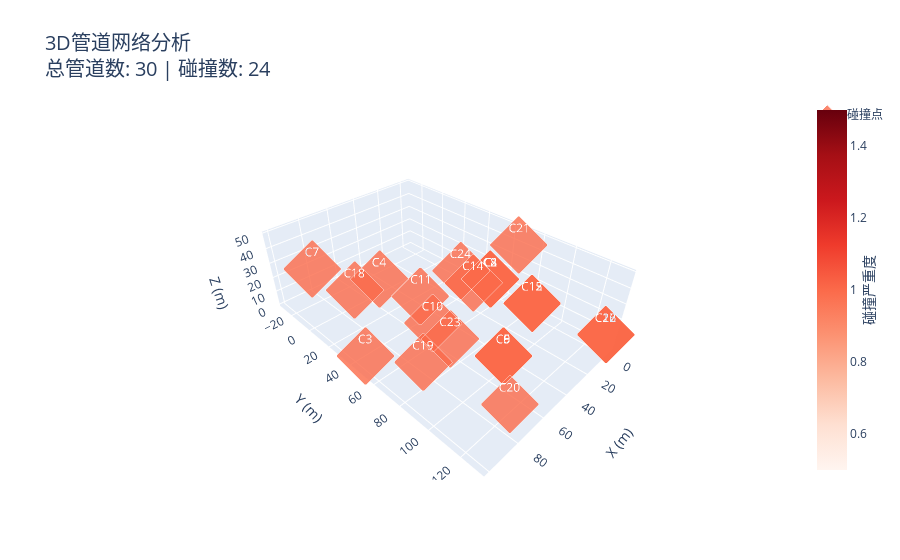

Notebook cell for this chart:
### Code cell
def visualize_network_3d_interactive(pipes, collision_info=None, width=1200, height=800):
    """使用Plotly创建交互式3D可视化"""
    # 创建3D图形
    fig = go.Figure()
    
    # ...现有的管道绘制代码...
    
    # 添加碰撞点可视化
    if collision_info:
        collision_points = []
        for collision in collision_info:
            pipe1 = pipes[collision['pair'][0]]
            pipe2 = pipes[collision['pair'][1]]
            
            # 计算碰撞点（使用最近点的中点作为估计）
            points1 = [pipe1['start'], pipe1['end']] + [bend['position'] for bend in pipe1.get('bends', [])]
            points2 = [pipe2['start'], pipe2['end']] + [bend['position'] for bend in pipe2.get('bends', [])]
            
            min_dist = float('inf')
            collision_point = None
            
            # 找到两个管道之间的最近点
            for p1 in points1:
                for p2 in points2:
                    dist = np.linalg.norm(p1 - p2)
                    if dist < min_dist:
                        min_dist = dist
                        collision_point = (p1 + p2) / 2
            
            if collision_point is not None:
                collision_points.append({
                    'point': collision_point,
                    'severity': collision['severity'],
                    'pipes': collision['pair']
                })
        
        # 添加碰撞点标记
        if collision_points:
            x_cols = [p['point'][0] for p in collision_points]
            y_cols = [p['point'][1] for p in collision_points]
            z_cols = [p['point'][2] for p in collision_points]
            severities = [p['severity'] for p in collision_points]
            
            # 添加碰撞点散点图
            fig.add_trace(go.Scatter3d(
                x=x_cols,
                y=y_cols,
                z=z_cols,
                mode='markers',
                marker=dict(
                    size=15,
                    color=severities,  # 使用严重程度作为颜色
                    colorscale='Reds',  # 红色渐变色标
                    symbol='diamond',
                    line=dict(color='white', width=1),
                    opacity=0.8,
                    showscale=True,
                    colorbar=dict(
                        title='碰撞严重度',
                        titleside='right'
                    )
                ),
                name='碰撞点',
                hovertemplate=(
                    "碰撞位置<br>" +
                    "X: %{x:.2f}m<br>" +
                    "Y: %{y:.2f}m<br>" +
                    "Z: %{z:.2f}m<br>" +
                    "严重度: %{marker.color:.2%}<br>" +
                    "<extra></extra>"
                )
            ))
            
            # 为每个碰撞点添加注释
            for i, col_point in enumerate(collision_points):
                fig.add_trace(go.Scatter3d(
                    x=[col_point['point'][0]],
                    y=[col_point['point'][1]],
                    z=[col_point['point'][2]],
                    mode='text',
                    text=[f'C{i+1}'],
                    textposition='top center',
                    textfont=dict(
                        size=12,
                        color='white'
                    ),
                    showlegend=False
                ))
    
    # 更新布局
    fig.update_layout(
        # ...现有的布局设置...
        scene=dict(
            xaxis_title='X (m)',
            yaxis_title='Y (m)',
            zaxis_title='Z (m)',
            aspectmode='data',
            camera=dict(
                up=dict(x=0, y=0, z=1),
                center=dict(x=0, y=0, z=0),
                eye=dict(x=1.5, y=1.5, z=1.5)
            ),
            aspectratio=dict(x=1, y=1, z=0.7)
        ),
        title=dict(
            text=(f'3D管道网络分析<br>'
                  f'总管道数: {len(pipes)} | '
                  f'碰撞数: {len(collision_points) if collision_points else 0}'),
            font=dict(size=20)
        )
    )
    
    return fig

# 使用更新后的可视化函数
network = PipeNetwork(space_size=100)
pipes = network.create_complex_network(n_pipes=30)
collision_info = enhance_collision_detection(pipes)

# 创建带有碰撞点显示的3D图形
fig = visualize_network_3d_interactive(pipes, collision_info, width=1500, height=900)
fig.show()

### Figure 1 — Plotly figure (JSON) as saved in the notebook; plotly's stock layout.template omitted (floating-point values rounded to 4 significant figures)
{"data": [{"hovertemplate": "碰撞位置<br>X: %{x:.2f}m<br>Y: %{y:.2f}m<br>Z: %{z:.2f}m<br>严重度: %{marker.color:.2%}<br><extra></extra>", "marker": {"color": [1, 1, 1, 1, 1, 1, 1, 1, 1, 1, 1, 1, 1, 1, 1, 1, 1, 1, 1, 1, 1, 1, 1, 1], "colorbar": {"title": {"side": "right", "text": "碰撞严重度"}}, "colorscale": [[0, "rgb(255,245,240)"], [0.125, "rgb(254,224,210)"], [0.25, "rgb(252,187,161)"], [0.375, "rgb(252,146,114)"], [0.5, "rgb(251,106,74)"], [0.625, "rgb(239,59,44)"], [0.75, "rgb(203,24,29)"], [0.875, "rgb(165,15,21)"], [1, "rgb(103,0,13)"]], "line": {"color": "white", "width": 1}, "opacity": 0.8, "showscale": true, "size": 15, "symbol": "diamond"}, "mode": "markers", "name": "碰撞点", "type": "scatter3d", "x": [0, 0, 100, 50, 50, 50, 79.81, 0, 50, 65.05, 36.72, 11.24, 11.24, 22.46, 11.24, -4.364, -4.364, 64.46, 88.99, 65.68, 10.64, -4.364, 66.27, 13.3], "y": [50, 50, 50, 0, 100, 100, -29.03, 50, 100, 63.73, 23.47, 89.25, 89.25, 54.75, 89.25, 128.3, 128.3, -7.92, 81.59, 117.3, 75.27, 128.3, 77.75, 36.43], "z": [10, 10, 10, 10, 10, 10, 18.07, 10, 10, 19.41, 1.72, 17.48, 17.48, 20.3, 17.48, 8.481, 8.481, 4.773, 19.67, 0.1966, 49.4, 8.481, 17.89, 16.29]}, {"mode": "text", "showlegend": false, "text": ["C1"], "textfont": {"color": "white", "size": 12}, "textposition": "top center", "type": "scatter3d", "x": [0], "y": [50], "z": [10]}, {"mode": "text", "showlegend": false, "text": ["C2"], "textfont": {"color": "white", "size": 12}, "textposition": "top center", "type": "scatter3d", "x": [0], "y": [50], "z": [10]}, {"mode": "text", "showlegend": false, "text": ["C3"], "textfont": {"color": "white", "size": 12}, "textposition": "top center", "type": "scatter3d", "x": [100], "y": [50], "z": [10]}, {"mode": "text", "showlegend": false, "text": ["C4"], "textfont": {"color": "white", "size": 12}, "textposition": "top center", "type": "scatter3d", "x": [50], "y": [0], "z": [10]}, {"mode": "text", "showlegend": false, "text": ["C5"], "textfont": {"color": "white", "size": 12}, "textposition": "top center", "type": "scatter3d", "x": [50], "y": [100], "z": [10]}, {"mode": "text", "showlegend": false, "text": ["C6"], "textfont": {"color": "white", "size": 12}, "textposition": "top center", "type": "scatter3d", "x": [50], "y": [100], "z": [10]}, {"mode": "text", "showlegend": false, "text": ["C7"], "textfont": {"color": "white", "size": 12}, "textposition": "top center", "type": "scatter3d", "x": [79.81], "y": [-29.03], "z": [18.07]}, {"mode": "text", "showlegend": false, "text": ["C8"], "textfont": {"color": "white", "size": 12}, "textposition": "top center", "type": "scatter3d", "x": [0], "y": [50], "z": [10]}, {"mode": "text", "showlegend": false, "text": ["C9"], "textfont": {"color": "white", "size": 12}, "textposition": "top center", "type": "scatter3d", "x": [50], "y": [100], "z": [10]}, {"mode": "text", "showlegend": false, "text": ["C10"], "textfont": {"color": "white", "size": 12}, "textposition": "top center", "type": "scatter3d", "x": [65.05], "y": [63.73], "z": [19.41]}, {"mode": "text", "showlegend": false, "text": ["C11"], "textfont": {"color": "white", "size": 12}, "textposition": "top center", "type": "scatter3d", "x": [36.72], "y": [23.47], "z": [1.72]}, {"mode": "text", "showlegend": false, "text": ["C12"], "textfont": {"color": "white", "size": 12}, "textposition": "top center", "type": "scatter3d", "x": [11.24], "y": [89.25], "z": [17.48]}, {"mode": "text", "showlegend": false, "text": ["C13"], "textfont": {"color": "white", "size": 12}, "textposition": "top center", "type": "scatter3d", "x": [11.24], "y": [89.25], "z": [17.48]}, {"mode": "text", "showlegend": false, "text": ["C14"], "textfont": {"color": "white", "size": 12}, "textposition": "top center", "type": "scatter3d", "x": [22.46], "y": [54.75], "z": [20.3]}, {"mode": "text", "showlegend": false, "text": ["C15"], "textfont": {"color": "white", "size": 12}, "textposition": "top center", "type": "scatter3d", "x": [11.24], "y": [89.25], "z": [17.48]}, {"mode": "text", "showlegend": false, "text": ["C16"], "textfont": {"color": "white", "size": 12}, "textposition": "top center", "type": "scatter3d", "x": [-4.364], "y": [128.3], "z": [8.481]}, {"mode": "text", "showlegend": false, "text": ["C17"], "textfont": {"color": "white", "size": 12}, "textposition": "top center", "type": "scatter3d", "x": [-4.364], "y": [128.3], "z": [8.481]}, {"mode": "text", "showlegend": false, "text": ["C18"], "textfont": {"color": "white", "size": 12}, "textposition": "top center", "type": "scatter3d", "x": [64.46], "y": [-7.92], "z": [4.773]}, {"mode": "text", "showlegend": false, "text": ["C19"], "textfont": {"color": "white", "size": 12}, "textposition": "top center", "type": "scatter3d", "x": [88.99], "y": [81.59], "z": [19.67]}, {"mode": "text", "showlegend": false, "text": ["C20"], "textfont": {"color": "white", "size": 12}, "textposition": "top center", "type": "scatter3d", "x": [65.68], "y": [117.3], "z": [0.1966]}, {"mode": "text", "showlegend": false, "text": ["C21"], "textfont": {"color": "white", "size": 12}, "textposition": "top center", "type": "scatter3d", "x": [10.64], "y": [75.27], "z": [49.4]}, {"mode": "text", "showlegend": false, "text": ["C22"], "textfont": {"color": "white", "size": 12}, "textposition": "top center", "type": "scatter3d", "x": [-4.364], "y": [128.3], "z": [8.481]}, {"mode": "text", "showlegend": false, "text": ["C23"], "textfont": {"color": "white", "size": 12}, "textposition": "top center", "type": "scatter3d", "x": [66.27], "y": [77.75], "z": [17.89]}, {"mode": "text", "showlegend": false, "text": ["C24"], "textfont": {"color": "white", "size": 12}, "textposition": "top center", "type": "scatter3d", "x": [13.3], "y": [36.43], "z": [16.29]}], "layout": {"scene": {"aspectmode": "data", "aspectratio": {"x": 1, "y": 1, "z": 0.7}, "camera": {"center": {"x": 0, "y": 0, "z": 0}, "eye": {"x": 1.5, "y": 1.5, "z": 1.5}, "up": {"x": 0, "y": 0, "z": 1}}, "xaxis": {"title": {"text": "X (m)"}}, "yaxis": {"title": {"text": "Y (m)"}}, "zaxis": {"title": {"text": "Z (m)"}}}, "title": {"font": {"size": 20}, "text": "3D管道网络分析<br>总管道数: 30 | 碰撞数: 24"}}}
